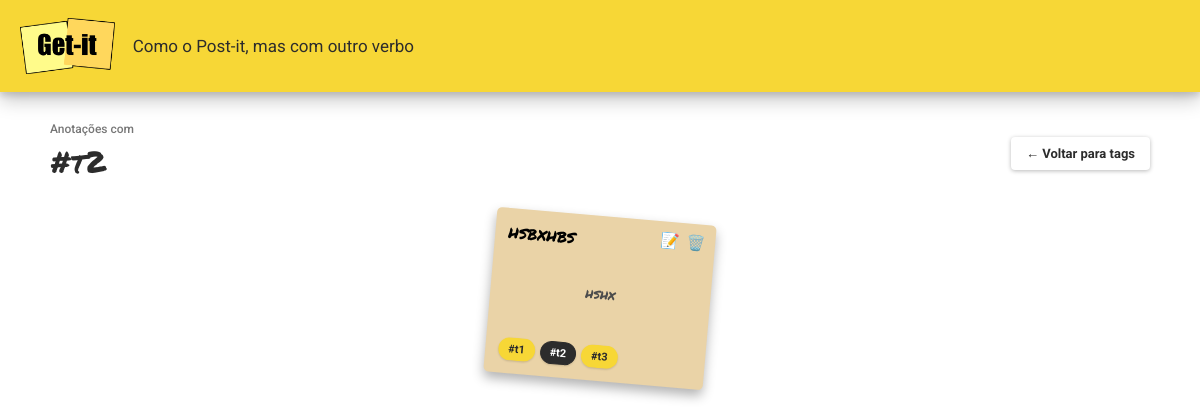
The app's page /tags/15/ with its own data.
### notes/models.py (models this page shows, shortened)
class Tag(models.Model):
    name = models.CharField(max_length=200, unique=True)

class Note(models.Model):
    title = models.CharField(max_length=200)
    content = models.TextField()
    tags = models.ManyToManyField(
        Tag,
        blank=True,
        related_name='notes'
    )

### notes/views.py (the view)
# urls.py: path('tags/<int:tag_id>/', views.tag, name='tag'),
def tag(request, tag_id):
    tag = Tag.objects.get(id=tag_id)
    notes = Note.objects.filter(tags=tag)
    return render(
        request,
        'notes/tag.html',
        {
            'tag': tag,
            'notes': notes,
        }
    )

### notes/templates/notes/tag.html
{% extends "notes/base.html" %}
{% load static %}
{% block content %}
<header class="appbar">
  <img
    class="logo"
    src="{% static 'notes/img/logo-getit.png' %}"
    alt="Get-it"
  />
  <p class="subtitle">
    Como o Post-it, mas com outro verbo
  </p>
</header>
<main class="tag-detail-page">
  <div class="tag-detail-header">
    <div>
      <p class="tag-detail-label">
        Anotações com
      </p>
      <h1 class="tag-page-title">
        #{{ tag.name }}
      </h1>
    </div>
    <a
      class="secondary-button"
      href="{% url 'tags' %}"
    >
      ← Voltar para tags
    </a>
  </div>
  <div class="card-container tag-card-container">
    {% for note in notes %}
      <article class="card">
        <p class="card-title">
          {{ note.title }}
        </p>
        <div class="card-content">
          {{ note.content }}
        </div>
        <div class="card-tags">
          {% for note_tag in note.tags.all %}
            <a
              class="card-tag{% if note_tag.id == tag.id %} card-tag-active{% endif %}"
              href="{% url 'tag' note_tag.id %}"
            >
              #{{ note_tag.name }}
            </a>
          {% endfor %}
        </div>
        <a
          class="update-button"
          href="{% url 'update' note.id %}"
          title="Editar"
        >
          📝
        </a>
        <a
          class="delete-button"
          href="{% url 'delete' note.id %}"
          title="Excluir"
        >
          🗑️
        </a>
      </article>
    {% empty %}
      <p class="empty-message">
        Nenhuma anotação possui esta tag.
      </p>
    {% endfor %}
  </div>
</main>
{% endblock %}

### notes/static/notes/css/getit.css (style rules this page uses)
html, body { min-height: 100%; }
body { margin: 0; background-color: #ffffff; color: #2c2c2c; font-family: "Roboto", sans-serif; }
.appbar { display: flex; align-items: center; gap: 18px; min-height: 64px; padding: 14px 20px; background-color: #f7d736; box-shadow: 0 8px 18px rgba(0, 0, 0, 0.22), 0 4px 6px rgba(0, 0, 0, 0.12); }
.logo { height: 56px; width: auto; }
.subtitle { margin: 0; color: #2c2c2c; font-size: 17px; }
.card-container { display: flex; flex-wrap: wrap; justify-content: center; gap: 34px; box-sizing: border-box; width: 100%; max-width: 1250px; margin: 0 auto; padding: 12px 32px 50px; }
.card { position: relative; display: flex; flex-direction: column; box-sizing: border-box; width: 220px; min-height: 165px; padding: 13px; border-radius: 5px; box-shadow: 0 6px 12px rgba(0, 0, 0, 0.30); }
.card-title { margin: 0; padding-right: 58px; color: #000000; font-family: "Permanent Marker", cursive; font-size: 18px; line-height: 1.2; overflow-wrap: anywhere; }
.card-content { flex: 1; display: flex; align-items: center; justify-content: center; min-height: 60px; padding: 10px 2px; color: #4c4c4c; font-family: "Permanent Marker", cursive; font-size: 14px; line-height: 1.35; text-align: center; overflow-wrap: anywhere; }
.update-button, .delete-button { position: absolute; top: 10px; font-size: 15px; text-decoration: none; }
.update-button { right: 36px; }
.delete-button { right: 10px; }
.card-tags { display: flex; flex-wrap: wrap; align-items: center; gap: 5px; margin-top: 8px; }
.card-tag { display: inline-block; max-width: 100%; box-sizing: border-box; padding: 4px 9px; background-color: #f7d736; color: #2c2c2c; border: 1px solid transparent; border-radius: 14px; box-shadow: 0 1px 2px rgba(0, 0, 0, 0.14); font-family: "Roboto", sans-serif; font-size: 11px; font-weight: 700; text-decoration: none; overflow: hidden; text-overflow: ellipsis; white-space: nowrap; transition: background-color 0.15s ease, transform 0.15s ease; }
.card-tag-active { background-color: #2c2c2c; color: #ffffff; border-color: #2c2c2c; }
.card-color-1 { background-color: #ead3a7; }
.card-rotation-11 { transform: rotate(5deg); }
.secondary-button { display: inline-block; padding: 9px 15px; background-color: #ffffff; color: #2c2c2c; border-radius: 4px; box-shadow: 0 1px 4px rgba(0, 0, 0, 0.28); font-size: 13px; font-weight: 700; text-decoration: none; transition: background-color 0.15s ease, transform 0.15s ease; }
.tag-detail-page { box-sizing: border-box; width: min(1100px, calc(100% - 64px)); margin: 30px auto; }
.tag-detail-header { display: flex; align-items: center; justify-content: space-between; gap: 20px; margin-bottom: 20px; }
.tag-detail-label { margin: 0 0 4px; color: #777777; font-size: 12px; font-weight: 500; }
.tag-page-title { margin: 0; color: #2c2c2c; font-family: "Permanent Marker", cursive; font-size: 30px; font-weight: 400; }
.tag-card-container { max-width: 100%; padding-top: 12px; }

### records on screen
Tag: name "t2"
Note: title "hsbxhbs", content "hshx"
Tag: name "t1"
Tag: name "t3"
